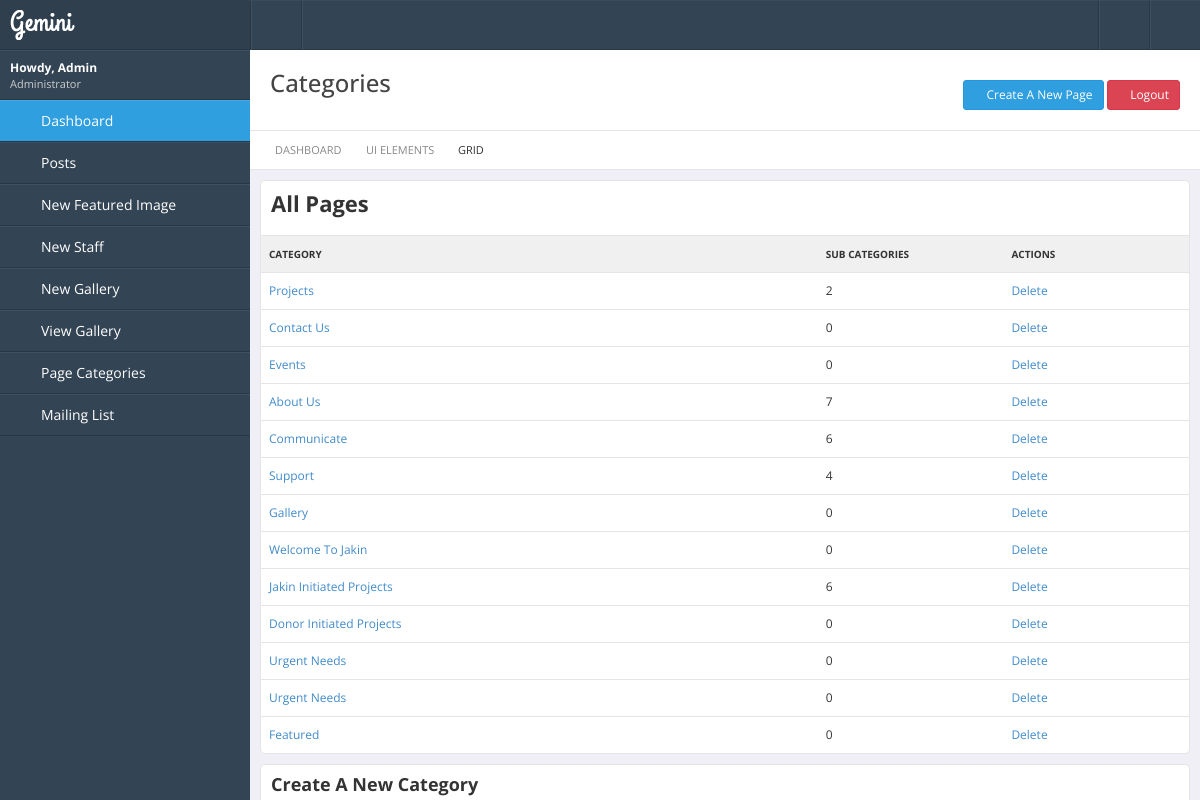
The app's page /mainad/category.php (signed in) with its own data.
### tables this page shows
CREATE TABLE `category` (
  `cat_id` int(11) NOT NULL AUTO_INCREMENT,
  `category` varchar(100) NOT NULL,
  PRIMARY KEY (`cat_id`)
);

### mainad/functions.php (called while the page is built, shortened)
<?
function getSubs($id) {
	$q = mysql_query("SELECT COUNT(subcat_id) as thecount FROM subcat WHERE cat_id = '$id'");
	$r = mysql_fetch_object($q);
	return $r->thecount;
}

### mainad/category.php (the view, shortened to what this page needs)
<?
include 'functions.php';
include 'header.php';
?>
            <? include 'left.php' ?>
            <div class="page-content">
                <div class="container">
                    <div class="page-toolbar">
                        <div class="page-toolbar-block">
                            <div class="page-toolbar-title">Categories</div>
                        </div>
                        <div class="page-toolbar-block pull-right">
                            <div class="widget-info widget-from">
                                <a class="btn btn-primary" href="newpage.php"><i class="fa fa-cog"></i> Create A New Page</a>
                                <a class="btn btn-danger"><i class="fa fa-power-off"></i> Logout</a>
                            </div>
                        </div>
                        <ul class="breadcrumb">
                            <li><a href="#">Dashboard</a></li>
                            <li><a href="#">UI Elements</a></li>
                            <li class="active">Grid</li>
                        </ul>
                    </div>
                    <div class="row">
                        <div class="col-md-12">
                                <div class="block">
                                <div class="block-content">
                                    <h2><strong>All Pages</strong>                                </h2>
                                </div>
                                <div class="block-content np">
                                 <?
 									 $q = mysql_query("SELECT * FROM category");
 									 $n = mysql_num_rows($q);
 									 if($n < 1) {?>
										<div>You have no categories. Fill the form below to Start</div>
  										<? }else{ ?>
  										<table class="table">
                                        <tr>
                                            <th width="60%">Category</th><th width="20%">Sub Categories</th><th width="20%">Actions</th>
                                        </tr>
										<?  while($r=mysql_fetch_object($q)){ ?>
                                        <tr>
                                        <td><a href="subcat.php?id=<?=$r->cat_id?>"><?=$r->category?></a></td>
     									<td><?=getSubs($r->cat_id)?></td>
    									 <td><a href="javascript:void(0)" onClick="confirmDelete('deletepage.php?id=<?=$r->post_id?>')">Delete</a></td>
                                        </tr>
                                        <? }  ?>
                                  </table>
                                  <? } ?>
                                </div>
                            </div>
                        </div>
                    </div>
                    <div class="row">
                        <div class="col-md-12">
                                <div class="block">
                                <div class="block-content">
                                    <h3><strong>Create A New Category</strong> </h3>
                                </div>
                            </div>
                        </div>
                    </div>
                </div>
            </div>
        </div>
    </body>
</html>

### mainad/header.php (shortened to what this page needs)
<!DOCTYPE html>
<html lang="en">
    <head>
        <link href="css/styles.css" rel="stylesheet" type="text/css" />
    </head>
    <body>
        <div class="page-container">
            <div class="page-head">
                <ul class="page-head-elements">
                    <li><a href="#" class="page-navigation-toggle"><span class="fa fa-bars"></span></a></li>
                    <li class="search">
                    <form  method="get" action="search.php">
                        <input type="text" class="form-control" placeholder="Search..." name="q"/>
                     </form>
                    </li>
                </ul>
                <ul class="page-head-elements pull-right">
                    <li>
                        <a href="#" class="dropdown"><span class="fa fa-comments"></span></a>
                    </li>
                    <li><a href="#" class="page-sidebar-toggle"><span class="fa fa-tasks"></span></a></li>
                </ul>
            </div>

### mainad/left.php (shortened to what this page needs)
<div class="page-navigation">
                <div class="page-navigation-info">
                    <a href="index.html" class="logo">Gemini</a>
                </div>
                <div class="profile">
                    <div class="profile-info">
                        <a href="#" class="profile-title">Howdy, Admin</a>
                        <span class="profile-subtitle">Administrator</span>
                        <div class="profile-buttons">
                            <div class="btn-group">
                                <a class="but dropdown-toggle" data-toggle="dropdown"><i class="fa fa-cog"></i></a>
                            </div>
                        </div>
                    </div>
                </div>
                <ul class="navigation">
                    <li class="active"><a href="index.php"><i class="fa fa-dashboard"></i> Dashboard</a></li>
                    <li><a href="index.php"><i class="fa fa-desktop"></i>Posts</a>
                    </li>
                     <li><a href="newfeatured.php"><i class="fa fa-desktop"></i>New Featured Image</a>
                    </li>
                     <li><a href="newstaff.php"><i class="fa fa-desktop"></i>New Staff</a>
                    </li>
                  		<li><a href="gallery.php"><i class="fa fa-pencil"></i>New Gallery</a></li>
                        <li><a href="gall.php"><i class="fa fa-pencil"></i>View Gallery </a></li>
                    <li><a href="category.php"><i class="fa fa-cogs"></i>Page Categories</a>
                    </li>
                    <li><a href="users.php"><i class="fa fa-map-marker"></i>Mailing List</a>
                    </li>
                </ul>
 </div>

### records on screen
category: category "Projects", cat_id "2"
category: category "Contact Us", cat_id "0"
category: category "Events", cat_id "0"
category: category "About Us", cat_id "7"
category: category "Communicate", cat_id "6"
category: category "Support", cat_id "4"
category: category "Gallery", cat_id "0"
category: category "Welcome To Jakin", cat_id "0"
category: category "Jakin Initiated Projects", cat_id "6"
category: category "Donor Initiated Projects", cat_id "0"
category: category "Urgent Needs", cat_id "0"
category: category "Urgent Needs", cat_id "0"
category: category "Featured", cat_id "0"
